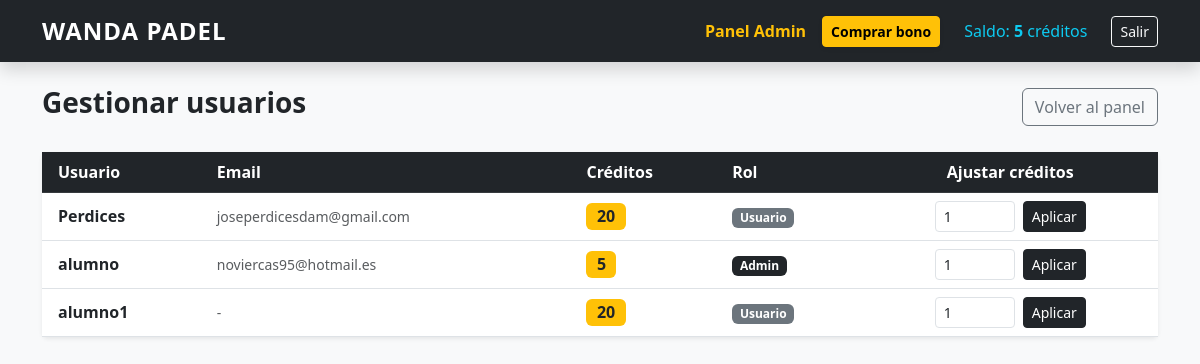
Page /panel-admin/usuarios/ (signed in) on the earlier database version.
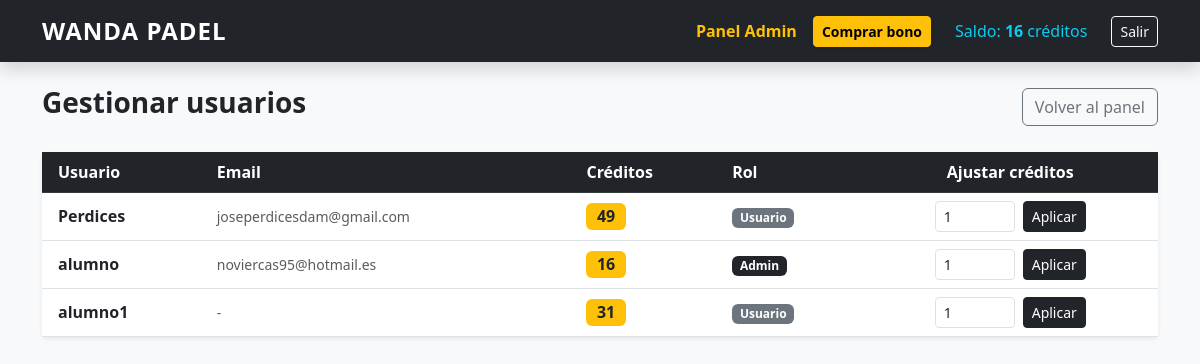
Same page on the later database version.
### reservas/models.py (models this page shows)
class Usuario(AbstractUser):
    creditos = models.PositiveIntegerField(default=0)

### reservas/views.py (the view)
# urls.py: path('panel-admin/usuarios/', views.gestionar_usuarios, name='gestionar_usuarios'),
@admin_required
def gestionar_usuarios(request):
    usuarios = Usuario.objects.all().order_by('username')
    return render(request, 'reservas/gestionar_usuarios.html', {'usuarios': usuarios})

### reservas/views.py (called while the page is built)
def admin_required(view_func):
    @wraps(view_func)
    @login_required
    def wrapper(request, *args, **kwargs):
        if not request.user.is_staff:
            messages.error(request, "No tienes permisos de administrador.")
            return redirect('home')
        return view_func(request, *args, **kwargs)
    return wrapper

### reservas/templates/reservas/gestionar_usuarios.html (shortened to what this page needs)
{% extends 'reservas/base.html' %}
{% block content %}
<div class="d-flex justify-content-between align-items-center mb-4">
    <h1 class="h3 fw-bold">Gestionar usuarios</h1>
    <a href="{% url 'panel_admin' %}" class="btn btn-outline-secondary">Volver al panel</a>
</div>
<div class="card border-0 shadow-sm">
    <div class="table-responsive">
        <table class="table table-hover align-middle mb-0">
            <thead class="table-dark">
                <tr>
                    <th class="ps-3">Usuario</th>
                    <th>Email</th>
                    <th>Créditos</th>
                    <th>Rol</th>
                    <th class="text-center">Ajustar créditos</th>
                </tr>
            </thead>
            <tbody>
                {% for u in usuarios %}
                <tr>
                    <td class="ps-3 fw-bold">{{ u.username }}</td>
                    <td class="text-muted small">{{ u.email|default:"-" }}</td>
                    <td><span class="badge bg-warning text-dark fs-6">{{ u.creditos }}</span></td>
                    <td>
                        {% if u.is_staff %}
                            <span class="badge bg-dark">Admin</span>
                        {% else %}
                            <span class="badge bg-secondary">Usuario</span>
                        {% endif %}
                    </td>
                    <td class="text-center">
                        <form action="{% url 'ajustar_creditos' u.id %}" method="post" class="d-flex justify-content-center gap-2">
                            <input type="number" name="cantidad" value="1" min="-100" max="100" class="form-control form-control-sm" style="width: 80px;">
                            <button type="submit" class="btn btn-dark btn-sm">Aplicar</button>
                        </form>
                    </td>
                </tr>
                {% empty %}
                <tr>
                    <td colspan="5" class="text-center text-muted py-4">No hay usuarios registrados.</td>
                </tr>
                {% endfor %}
            </tbody>
        </table>
    </div>
</div>
{% endblock %}

### reservas/templates/reservas/base.html (shortened to what this page needs)
<!DOCTYPE html>
<html lang="es">
<head>
    <link href="https://cdn.jsdelivr.net/npm/bootstrap@5.3.0/dist/css/bootstrap.min.css" rel="stylesheet">
</head>
<body class="bg-light">
    <nav class="navbar navbar-expand-lg navbar-dark bg-dark mb-4 shadow">
        <div class="container">
            <a class="navbar-brand fw-bold" href="{% url 'home' %}">WANDA PADEL</a>
            <div class="collapse navbar-collapse" id="navbarNav">
                <div class="navbar-nav ms-auto align-items-center">
                    {% if user.is_authenticated %}
                        {% if user.is_staff %}
                            <a class="nav-link text-warning me-2 fw-bold" href="{% url 'panel_admin' %}">Panel Admin</a>
                        {% endif %}
                        <a class="btn btn-warning btn-sm me-3 fw-bold shadow-sm" href="{% url 'comprar_bono' %}">
                            Comprar bono
                        </a>
                        <span class="nav-link text-info me-3">
                            Saldo: <strong>{{ user.creditos }}</strong> créditos
                        </span>
                        <form action="{% url 'logout' %}" method="post" class="d-inline">
                            <button type="submit" class="btn btn-outline-light btn-sm">Salir</button>
                        </form>
                    {% else %}
                        <a class="nav-link me-2" href="{% url 'login' %}">Entrar</a>
                        <a class="btn btn-primary btn-sm text-white px-3 shadow-sm" href="{% url 'registro' %}">Registro</a>
                    {% endif %}
                </div>
            </div>
        </div>
    </nav>
    <div class="container">
        {% block content %}
        {% endblock %}
    </div>
</body>
</html>

Differences in the rows shown:
changed Usuario "alumno": creditos "5" → "16"
changed Usuario "Perdices": creditos "20" → "49"
changed Usuario "alumno1": creditos "20" → "31"
